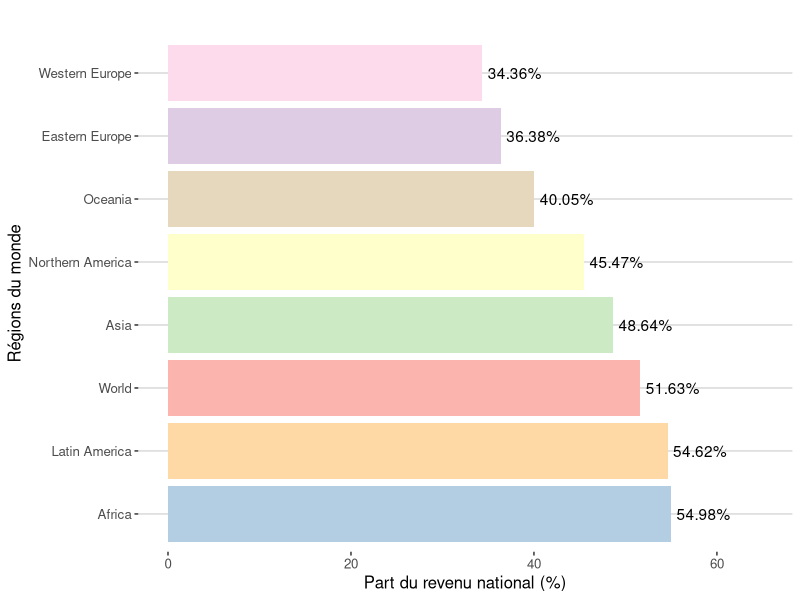
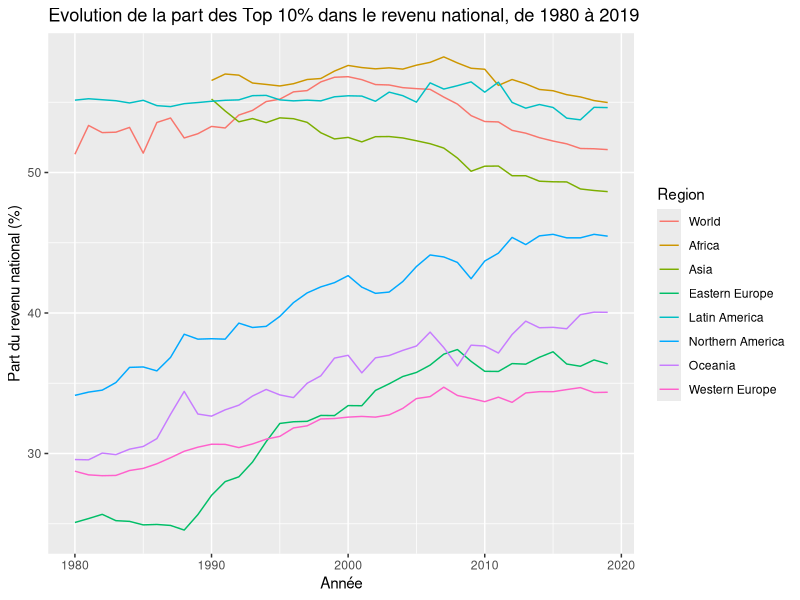
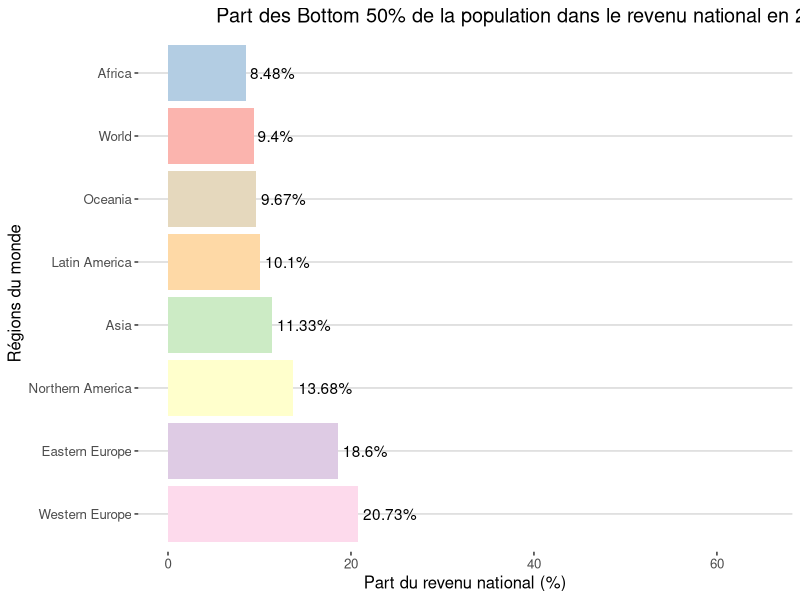
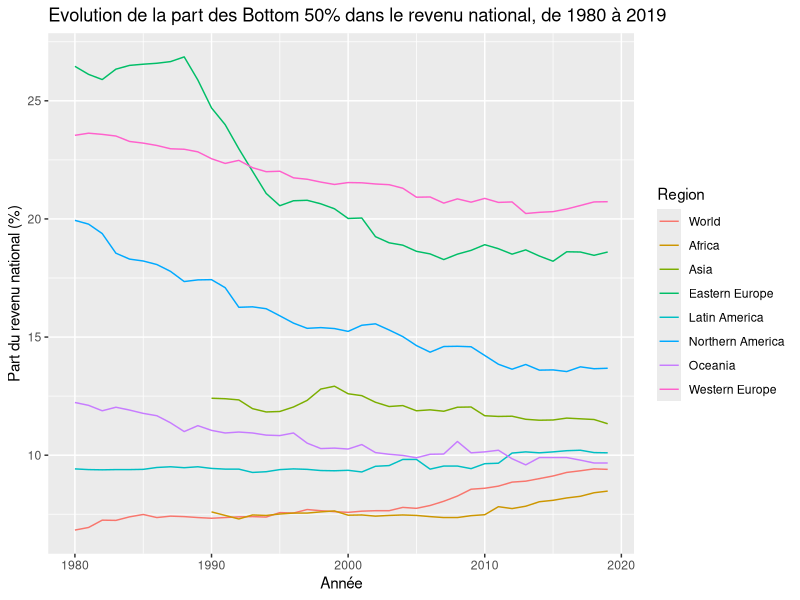
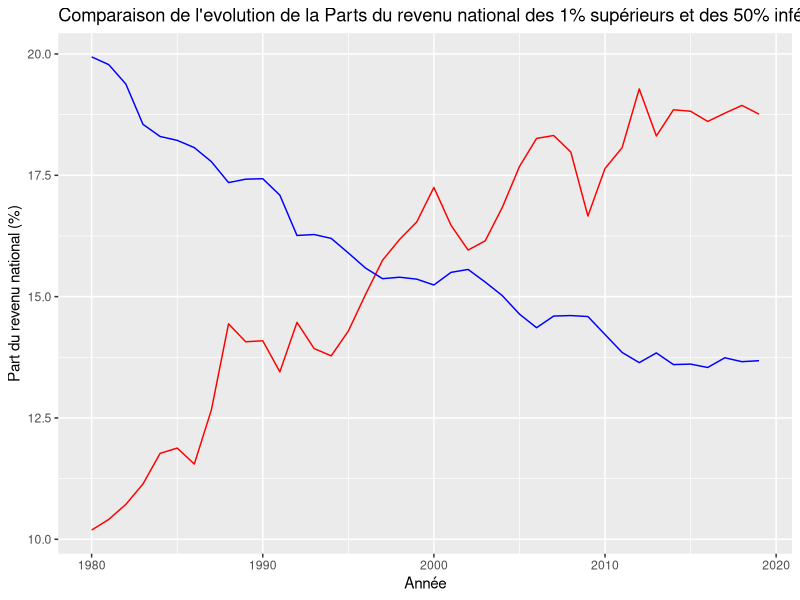
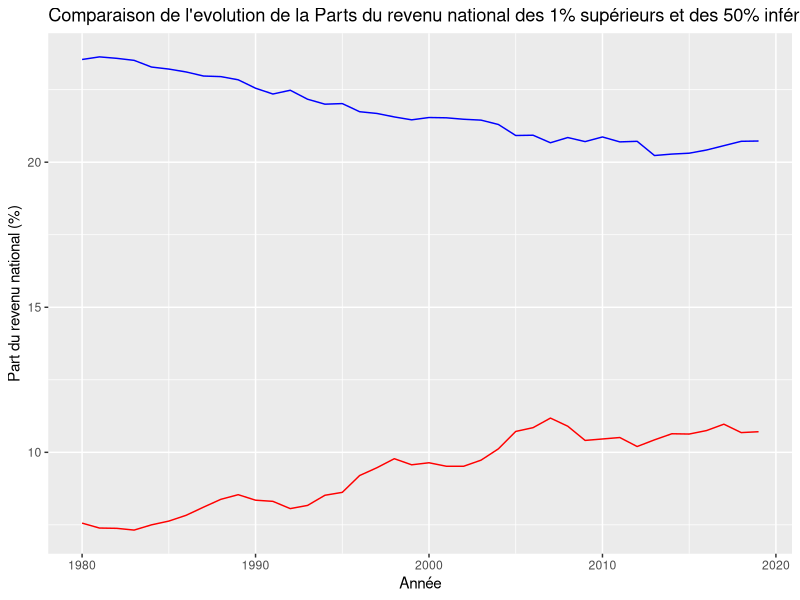
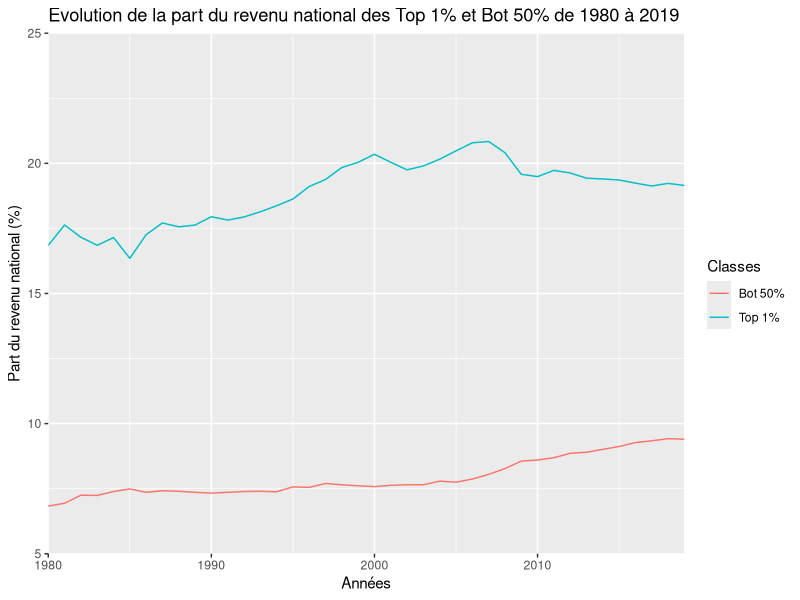
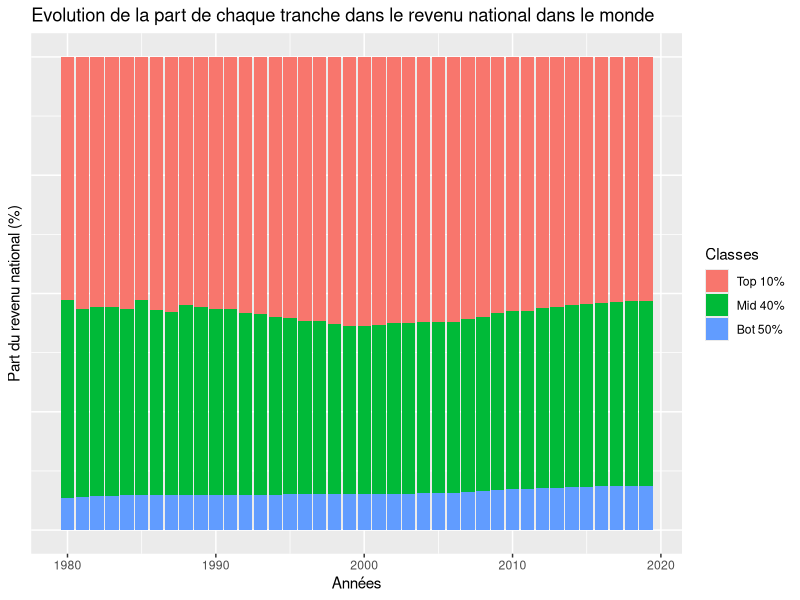

The R source for these figures, in order:
## ---- chunk 1
knitr::opts_chunk$set(echo = TRUE)
## ---- chunk 2
library(tidyverse)
library(reshape2)
library(ggthemes)

## ---- chunk 3
world_region_data <- read_delim("data/World_Region_Data/world_region_data.csv", 
    ";", escape_double = FALSE, trim_ws = TRUE)

world_region_data2 <- read_delim("data/World_Region_Data/world_region_data2.csv", 
    ";", escape_double = FALSE, trim_ws = TRUE)

world_country_data1 <- read_delim("data/World_Country_Data/world_country_data1.csv", 
    ";", escape_double = FALSE, trim_ws = TRUE)

world_country_data2 <- read_delim("data/World_Country_Data/world_country_data2.csv", 
    ";", escape_double = FALSE, trim_ws = TRUE)

world_country_data3 <- read_delim("data/World_Country_Data/world_country_data3.csv", 
    ";", escape_double = FALSE, trim_ws = TRUE)
## ---- chunk 4
region_dataset <- merge(x = world_region_data, y = world_region_data2, by = "Year", all = TRUE)
region_dataset <- data.frame(region_dataset)
region_dataset <- tibble(region_dataset)

merged1 <- merge(x = world_country_data1, y = world_country_data2, by = "Year", all = TRUE)
country_dataset <- merge(x = merged1, y = world_country_data3, by = "Year", all = TRUE)
country_dataset <- data.frame(country_dataset)
country_dataset <- tibble(country_dataset)
## ---- chunk 5
NIdataset <- region_dataset %>% select("Year", ends_with("NI"))
GDPdataset <- region_dataset %>% select("Year", ends_with("GDP"))
PTNIB40dataset <- region_dataset %>% select("Year", ends_with("PTNIB40"))
PTNIB50dataset <- region_dataset %>% select("Year", ends_with("PTNIB50"))
PTNIT1dataset <- region_dataset %>% select("Year", ends_with("PTNIT1"))
PTNIT10dataset <- region_dataset %>% select("Year", ends_with("PTNIT10"))
PTNIM40dataset <- region_dataset %>% select("Year", ends_with("PTNIM40"))
## ---- chunk 6
# Traitement du dataset PTNIT10 et PTNIB40
tempdataset <- PTNIT10dataset %>% rename("World"=WorldPTNIT10,"Western Europe"=WesternEuropePTNIT10, Asia=AsiaPTNIT10, "Eastern Europe"=EasternEuropePTNIT10, "Northern America"=NorthernAmericaPTNIT10, Oceania=OceaniaPTNIT10, "Latin America"=LatinAmericaPTNIT10, Africa=AfricaPTNIT10) %>%
melt(id.vars="Year") %>%
filter(variable=="World"|variable=="Western Europe"|variable=="Asia"|variable=="Eastern Europe"|variable=="Northern America"|variable=="Oceania"|variable=="Latin America"|variable=="Africa")%>%
mutate(PTNIT10_in_percent = value*100)%>%
subset (select = -value)

tempdataset2 <- PTNIM40dataset %>% rename("World"=WorldPTNIM40,"Western Europe"=WesternEuropePTNIM40, Asia=AsiaPTNIM40, "Eastern Europe"=EasternEuropePTNIM40, "Northern America"=NorthernAmericaPTNIM40, Oceania=OceaniaPTNIM40, "Latin America"=LatinAmericaPTNIM40, Africa=AfricaPTNIM40) %>%
melt(id.vars="Year") %>%
filter(variable=="World"|variable=="Western Europe"|variable=="Asia"|variable=="Eastern Europe"|variable=="Northern America"|variable=="Oceania"|variable=="Latin America"|variable=="Africa") %>%
mutate(PTNIM40_in_percent = value*100)%>%
subset (select = -value)


tempdataset3 <- PTNIB50dataset %>% rename("World"=WorldPTNIB50,"Western Europe"=WesternEuropePTNIB50, Asia=AsiaPTNIB50, "Eastern Europe"=EasternEuropePTNIB50, "Northern America"=NorthernAmericaPTNIB50, Oceania=OceaniaPTNIB50, "Latin America"=LatinAmericaPTNIB50, Africa=AfricaPTNIB50) %>%
melt(id.vars="Year") %>%
filter(variable=="World"|variable=="Western Europe"|variable=="Asia"|variable=="Eastern Europe"|variable=="Northern America"|variable=="Oceania"|variable=="Latin America"|variable=="Africa") %>%
mutate(PTNIB50_in_percent = value*100)%>%
subset (select = -value)

tempdataset4 <- PTNIT1dataset %>% rename("World"=WorldPTNIT1,"Western Europe"=WesternEuropePTNIT1, Asia=AsiaPTNIT1, "Eastern Europe"=EasternEuropePTNIT1, "Northern America"=NorthernAmericaPTNIT1, Oceania=OceaniaPTNIT1, "Latin America"=LatinAmericaPTNIT1, Africa=AfricaPTNIT1) %>%
melt(id.vars="Year") %>%
filter(variable=="World"|variable=="Western Europe"|variable=="Asia"|variable=="Eastern Europe"|variable=="Northern America"|variable=="Oceania"|variable=="Latin America"|variable=="Africa")%>%
mutate(PTNIT1_in_percent = value*100)%>%
subset (select = -value)

tempdataset5 <- NIdataset %>% rename("World"=WorldNI,"Western Europe"=WesternEuropeNI, Asia=AsiaNI, "Eastern Europe"=EasternEuropeNI, "Northern America"=NorthernAmericaNI, Oceania=OceaniaNI, "Latin America"=LatinAmericaNI, Africa=AfricaNI) %>%
melt(id.vars="Year") %>%
filter(variable=="World"|variable=="Western Europe"|variable=="Asia"|variable=="Eastern Europe"|variable=="Northern America"|variable=="Oceania"|variable=="Latin America"|variable=="Africa")%>%
rename(NI=value)

tempdataset6 <- GDPdataset %>% rename("World"=WorldGDP,"Western Europe"=WesternEuropeGDP, Asia=AsiaGDP, "Eastern Europe"=EasternEuropeGDP, "Northern America"=NorthernAmericaGDP, Oceania=OceaniaGDP, "Latin America"=LatinAmericaGDP, Africa=AfricaGDP) %>%
melt(id.vars="Year") %>%
filter(variable=="World"|variable=="Western Europe"|variable=="Asia"|variable=="Eastern Europe"|variable=="Northern America"|variable=="Oceania"|variable=="Latin America"|variable=="Africa")%>%
rename(GDP=value)
## ---- chunk 7
final_region_dataset <- merge(x = tempdataset, y = tempdataset2, by = c("Year", "variable"), all = TRUE)
final_region_dataset <- merge(x = final_region_dataset, y = tempdataset3, by = c("Year", "variable"), all = TRUE)
final_region_dataset <- merge(x = final_region_dataset, y = tempdataset4, by = c("Year", "variable"), all = TRUE)
final_region_dataset <- merge(x = final_region_dataset, y = tempdataset5, by = c("Year", "variable"), all = TRUE)
final_region_dataset <- merge(x = final_region_dataset, y = tempdataset6, by = c("Year", "variable"), all = TRUE)%>%
rename(Region=variable)

## ---- chunk 8
PatGouvdataset <- world_country_data1 %>% select("Year", ends_with("PatrimoineGouvernement"))
PatPrivdataset <- world_country_data1 %>% select("Year", ends_with("PatrimoinePrivé"))
PIBdataset <- world_country_data1 %>% select("Year", ends_with("PIB"))
RatioPatRevdataset <- world_country_data1 %>% select("Year", ends_with("RatioPatrimoineRevenu"))
RevNatdataset <- world_country_data2 %>% select("Year", ends_with("RevenuNational"))
RevNatTop10dataset <- world_country_data2 %>% select("Year", ends_with("RevenuNationalPT(Top10%)"))
RevNatBottom50dataset <- world_country_data2 %>% select("Year", ends_with("RevenuNationalPT(Bottom50%)"))
RevNatTop1dataset <- world_country_data2 %>% select("Year", ends_with("RevenuNationalPT(Top1%)"))
RevNatMedium40dataset <- world_country_data2 %>% select("Year", ends_with("RevenuNationalPT(Medium40%)"))
CapNatdataset <- world_country_data3 %>% select("Year", ends_with("CapitalNational"))
PatTop10 <- country_dataset %>% select("Year", ends_with("Patrimoine.Top10.."))
PatMedium40 <- country_dataset %>% select("Year", ends_with("Patrimoine.Medium40.."))
PatBottom50 <- country_dataset %>% select("Year", ends_with("Patrimoine.Bottom50.."))
PatTop1 <- country_dataset %>% select("Year", ends_with("Patrimoine.Top1.."))

tempdataset <- PatGouvdataset %>% rename("France"=France_PatrimoineGouvernement,"Afrique du Sud"=AfriqueSud_PatrimoineGouvernement, "Australie"=Australie_PatrimoineGouvernement, "Canada"=Canada_PatrimoineGouvernement, "Chine"=Chine_PatrimoineGouvernement, "Danemark"=Danemark_PatrimoineGouvernement, "Inde"=Inde_PatrimoineGouvernement, "Royaume-Uni"=RU_PatrimoineGouvernement, "Japon"=Japon_PatrimoineGouvernement, "Mexique"=Mexique_PatrimoineGouvernement, "Russie"=Russie_PatrimoineGouvernement, "Etats-Unis"=US_PatrimoineGouvernement) %>%
melt(id.vars="Year") %>%
mutate(PatrimoineGouvernement = value)%>%
subset (select = -value)

tempdataset2 <- PatPrivdataset %>% rename("France"=France_PatrimoinePrivé,"Afrique du Sud"=AfriqueSud_PatrimoinePrivé, "Australie"=Australie_PatrimoinePrivé, "Canada"=Canada_PatrimoinePrivé, "Chine"=Chine_PatrimoinePrivé, "Danemark"=Danemark_PatrimoinePrivé, "Inde"=Inde_PatrimoinePrivé, "Royaume-Uni"=RU_PatrimoinePrivé, "Japon"=Japon_PatrimoinePrivé, "Mexique"=Mexique_PatrimoinePrivé, "Russie"=Russie_PatrimoinePrivé, "Etats-Unis"=US_PatrimoinePrivé) %>%
melt(id.vars="Year") %>%
mutate(PatrimoinePrivé = value)%>%
subset (select = -value)

tempdataset3 <- PIBdataset %>% rename("France"=France_PIB,"Afrique du Sud"=AfriqueSud_PIB, "Australie"=Australie_PIB, "Canada"=Canada_PIB, "Chine"=Chine_PIB, "Danemark"=Danemark_PIB, "Inde"=Inde_PIB, "Royaume-Uni"=RU_PIB, "Japon"=Japon_PIB, "Mexique"=Mexique_PIB, "Russie"=Russie_PIB, "Etats-Unis"=US_PIB) %>%
melt(id.vars="Year") %>%
mutate(PIB = value)%>%
subset (select = -value)

tempdataset4 <- RatioPatRevdataset %>% rename("France"=France_RatioPatrimoineRevenu,"Afrique du Sud"=AfriqueSud_RatioPatrimoineRevenu, "Australie"=Australie_RatioPatrimoineRevenu, "Canada"=Canada_RatioPatrimoineRevenu, "Chine"=Chine_RatioPatrimoineRevenu, "Danemark"=Danemark_RatioPatrimoineRevenu, "Inde"=Inde_RatioPatrimoineRevenu, "Royaume-Uni"=RU_RatioPatrimoineRevenu, "Japon"=Japon_RatioPatrimoineRevenu, "Mexique"=Mexique_RatioPatrimoineRevenu, "Russie"=Russie_RatioPatrimoineRevenu, "Etats-Unis"=US_RatioPatrimoineRevenu) %>%
melt(id.vars="Year") %>%
mutate(RatioPatrimoineRevenu = value)%>%
subset (select = -value)

tempdataset5 <- RevNatdataset %>% rename("France"=France_RevenuNational,"Afrique du Sud"=AfriqueSud_RevenuNational, "Australie"=Australie_RevenuNational, "Canada"=Canada_RevenuNational, "Chine"=Chine_RevenuNational, "Danemark"=Danemark_RevenuNational, "Inde"=Inde_RevenuNational, "Royaume-Uni"=RU_RevenuNational, "Japon"=Japon_RevenuNational, "Mexique"=Mexique_RevenuNational, "Russie"=Russie_RevenuNational, "Etats-Unis"=US_RevenuNational) %>%
melt(id.vars="Year") %>%
mutate(RevenuNational = value)%>%
subset (select = -value)

tempdataset6 <- RevNatTop10dataset %>% rename("France"=`France_RevenuNationalPT(Top10%)`,"Afrique du Sud"=`AfriqueSud_RevenuNationalPT(Top10%)`, "Australie"=`Australie_RevenuNationalPT(Top10%)`, "Canada"=`Canada_RevenuNationalPT(Top10%)`, "Chine"=`Chine_RevenuNationalPT(Top10%)`, "Danemark"=`Danemark_RevenuNationalPT(Top10%)`, "Inde"=`Inde_RevenuNationalPT(Top10%)`, "Royaume-Uni"=`RU_RevenuNationalPT(Top10%)`, "Japon"=`Japon_RevenuNationalPT(Top10%)`, "Mexique"=`Mexique_RevenuNationalPT(Top10%)`, "Russie"=`Russie_RevenuNationalPT(Top10%)`, "Etats-Unis"=`US_RevenuNationalPT(Top10%)`) %>%
melt(id.vars="Year") %>%
mutate(RevenuNationalTop10 = value*100)%>%
subset (select = -value)

tempdataset7 <- RevNatBottom50dataset %>% rename("France"=`France_RevenuNationalPT(Bottom50%)`,"Afrique du Sud"=`AfriqueSud_RevenuNationalPT(Bottom50%)`, "Australie"=`Australie_RevenuNationalPT(Bottom50%)`, "Canada"=`Canada_RevenuNationalPT(Bottom50%)`, "Chine"=`Chine_RevenuNationalPT(Bottom50%)`, "Danemark"=`Danemark_RevenuNationalPT(Bottom50%)`, "Inde"=`Inde_RevenuNationalPT(Bottom50%)`, "Royaume-Uni"=`RU_RevenuNationalPT(Bottom50%)`, "Japon"=`Japon_RevenuNationalPT(Bottom50%)`, "Mexique"=`Mexique_RevenuNationalPT(Bottom50%)`, "Russie"=`Russie_RevenuNationalPT(Bottom50%)`, "Etats-Unis"=`US_RevenuNationalPT(Bottom50%)`) %>%
melt(id.vars="Year") %>%
mutate(RevenuNationalBottom50 = value*100)%>%
subset (select = -value)

tempdataset8 <- RevNatTop1dataset %>% rename("France"=`France_RevenuNationalPT(Top1%)`,"Afrique du Sud"=`AfriqueSud_RevenuNationalPT(Top1%)`, "Australie"=`Australie_RevenuNationalPT(Top1%)`, "Canada"=`Canada_RevenuNationalPT(Top1%)`, "Chine"=`Chine_RevenuNationalPT(Top1%)`, "Danemark"=`Danemark_RevenuNationalPT(Top1%)`, "Inde"=`Inde_RevenuNationalPT(Top1%)`, "Royaume-Uni"=`RU_RevenuNationalPT(Top1%)`, "Japon"=`Japon_RevenuNationalPT(Top1%)`, "Mexique"=`Mexique_RevenuNationalPT(Top1%)`, "Russie"=`Russie_RevenuNationalPT(Top1%)`, "Etats-Unis"=`US_RevenuNationalPT(Top1%)`) %>%
melt(id.vars="Year") %>%
mutate(RevenuNationalTop1 = value*100)%>%
subset (select = -value)

tempdataset9 <- RevNatMedium40dataset %>% rename("France"=`France_RevenuNationalPT(Medium40%)`,"Afrique du Sud"=`AfriqueSud_RevenuNationalPT(Medium40%)`, "Australie"=`Australie_RevenuNationalPT(Medium40%)`, "Canada"=`Canada_RevenuNationalPT(Medium40%)`, "Chine"=`Chine_RevenuNationalPT(Medium40%)`, "Danemark"=`Danemark_RevenuNationalPT(Medium40%)`, "Inde"=`Inde_RevenuNationalPT(Medium40%)`, "Royaume-Uni"=`RU_RevenuNationalPT(Medium40%)`, "Japon"=`Japon_RevenuNationalPT(Medium40%)`, "Mexique"=`Mexique_RevenuNationalPT(Medium40%)`, "Russie"=`Russie_RevenuNationalPT(Medium40%)`, "Etats-Unis"=`US_RevenuNationalPT(Medium40%)`) %>%
melt(id.vars="Year") %>%
mutate(RevenuNationalMedium40 = value*100)%>%
subset (select = -value)

tempdataset10 <- CapNatdataset %>% rename("France"=France_CapitalNational,"Afrique du Sud"=AfriqueSud_CapitalNational, "Australie"=Australie_CapitalNational, "Canada"=Canada_CapitalNational, "Chine"=Chine_CapitalNational, "Danemark"=Danemark_CapitalNational, "Inde"=Inde_CapitalNational, "Royaume-Uni"=RU_CapitalNational, "Japon"=Japon_CapitalNational, "Mexique"=Mexique_CapitalNational, "Russie"=Russie_CapitalNational, "Etats-Unis"=US_CapitalNational) %>%
melt(id.vars="Year") %>%
mutate(CapitalNational = value*100)%>%
subset (select = -value)

tempdataset11 <- PatTop10 %>% rename("France"=France_Patrimoine.Top10..,"Afrique du Sud"=AfriqueSud_Patrimoine.Top10.., "Australie"=Australie_Patrimoine.Top10.., "Canada"=Canada_Patrimoine.Top10.., "Chine"=Chine_Patrimoine.Top10.., "Danemark"=Danemark_Patrimoine.Top10.., "Inde"=Inde_Patrimoine.Top10.., "Royaume-Uni"=RU_Patrimoine.Top10.., "Japon"=Japon_Patrimoine.Top10.., "Mexique"=Mexique_Patrimoine.Top10.., "Russie"=Russie_Patrimoine.Top10.., "Etats-Unis"=US_Patrimoine.Top10..) %>%
melt(id.vars="Year") %>%
mutate(PatrimoineTop10 = value*100)%>%
subset (select = -value)

tempdataset12 <- PatBottom50 %>% rename("France"=France_Patrimoine.Bottom50..,"Afrique du Sud"=AfriqueSud_Patrimoine.Bottom50.., "Australie"=Australie_Patrimoine.Bottom50.., "Canada"=Canada_Patrimoine.Bottom50.., "Chine"=Chine_Patrimoine.Bottom50.., "Danemark"=Danemark_Patrimoine.Bottom50.., "Inde"=Inde_Patrimoine.Bottom50.., "Royaume-Uni"=RU_Patrimoine.Bottom50.., "Japon"=Japon_Patrimoine.Bottom50.., "Mexique"=Mexique_Patrimoine.Bottom50.., "Russie"=Russie_Patrimoine.Bottom50.., "Etats-Unis"=US_Patrimoine.Bottom50..) %>%
melt(id.vars="Year") %>%
mutate(PatrimoineBottom50 = value*100)%>%
subset (select = -value)

tempdataset13 <- PatTop1 %>% rename("France"=France_Patrimoine.Top1..,"Afrique du Sud"=AfriqueSud_Patrimoine.Top1.., "Australie"=Australie_Patrimoine.Top1.., "Canada"=Canada_Patrimoine.Top1.., "Chine"=Chine_Patrimoine.Top1.., "Danemark"=Danemark_Patrimoine.Top1.., "Inde"=Inde_Patrimoine.Top1.., "Royaume-Uni"=RU_Patrimoine.Top1.., "Japon"=Japon_Patrimoine.Top1.., "Mexique"=Mexique_Patrimoine.Top1.., "Russie"=Russie_Patrimoine.Top1.., "Etats-Unis"=US_Patrimoine.Top1..) %>%
melt(id.vars="Year") %>%
mutate(PatrimoineTop1 = value*100)%>%
subset (select = -value)

tempdataset14 <- PatMedium40 %>% rename("France"=France_Patrimoine.Medium40..,"Afrique du Sud"=AfriqueSud_Patrimoine.Medium40.., "Australie"=Australie_Patrimoine.Medium40.., "Canada"=Canada_Patrimoine.Medium40.., "Chine"=Chine_Patrimoine.Medium40.., "Danemark"=Danemark_Patrimoine.Medium40.., "Inde"=Inde_Patrimoine.Medium40.., "Royaume-Uni"=RU_Patrimoine.Medium40.., "Japon"=Japon_Patrimoine.Medium40.., "Mexique"=Mexique_Patrimoine.Medium40.., "Russie"=Russie_Patrimoine.Medium40.., "Etats-Unis"=US_Patrimoine.Medium40..) %>%
melt(id.vars="Year") %>%
mutate(PatrimoineMedium40 = value*100)%>%
subset (select = -value)

final_country_dataset <- merge(x = tempdataset, y = tempdataset2, by = c("Year", "variable"), all = TRUE)
final_country_dataset <- merge(x = final_country_dataset, y = tempdataset3, by = c("Year", "variable"), all = TRUE)
final_country_dataset <- merge(x = final_country_dataset, y = tempdataset4, by = c("Year", "variable"), all = TRUE)
final_country_dataset <- merge(x = final_country_dataset, y = tempdataset5, by = c("Year", "variable"), all = TRUE)
final_country_dataset <- merge(x = final_country_dataset, y = tempdataset6, by = c("Year", "variable"), all = TRUE)
final_country_dataset <- merge(x = final_country_dataset, y = tempdataset7, by = c("Year", "variable"), all = TRUE)
final_country_dataset <- merge(x = final_country_dataset, y = tempdataset8, by = c("Year", "variable"), all = TRUE)
final_country_dataset <- merge(x = final_country_dataset, y = tempdataset9, by = c("Year", "variable"), all = TRUE)
final_country_dataset <- merge(x = final_country_dataset, y = tempdataset10, by = c("Year", "variable"), all = TRUE)
final_country_dataset <- merge(x = final_country_dataset, y = tempdataset11, by = c("Year", "variable"), all = TRUE)
final_country_dataset <- merge(x = final_country_dataset, y = tempdataset12, by = c("Year", "variable"), all = TRUE)
final_country_dataset <- merge(x = final_country_dataset, y = tempdataset13, by = c("Year", "variable"), all = TRUE)
final_country_dataset <- merge(x = final_country_dataset, y = tempdataset14, by = c("Year", "variable"), all = TRUE)

final_country_dataset <- final_country_dataset %>% rename(Pays=variable)
## ---- chunk 9
head(final_region_dataset)
## ---- chunk 10
head(final_country_dataset)
## ---- chunk 11

# Part des Top 10% de la population dans le revenu national en 2019
final_region_dataset %>% filter(Year == "2019") %>%
ggplot(aes(x= reorder(Region, -PTNIT10_in_percent), y=PTNIT10_in_percent, fill=Region)) + geom_bar(stat="identity") + ylim(0,65) + geom_text(aes(label=paste0(PTNIT10_in_percent, "%"), hjust=-0.1))+ labs(title="Part des Top 10% de la population dans le revenu national en 2019", x="Régions du monde", y = "Part du revenu national (%)") + scale_fill_brewer(palette = "Pastel1") + coord_flip() +  theme_hc()+ scale_colour_hc() + theme(legend.position = "none", plot.title = element_text(size = rel(1.2), hjust = 12))

## ---- chunk 12
#Evolution de la part des Top 10% dans le revenu national, de 1980 à 2019
final_region_dataset %>% ggplot(aes(x=Year, y=PTNIT10_in_percent, group = Region, color = Region))+geom_line() + labs(title="Evolution de la part des Top 10% dans le revenu national, de 1980 à 2019", x="Année", y = "Part du revenu national (%)")

## ---- chunk 13

# Part des Bottom 50% de la population dans le revenu national en 2019
final_region_dataset %>% filter(Year == "2019") %>%
ggplot(aes(x= reorder(Region, -PTNIB50_in_percent), y=PTNIB50_in_percent, fill=Region)) + geom_bar(stat="identity") + ylim(0,65) + geom_text(aes(label=paste0(PTNIB50_in_percent, "%"), hjust=-0.1))+ labs(title="Part des Bottom 50% de la population dans le revenu national en 2019", x="Régions du monde", y = "Part du revenu national (%)") + scale_fill_brewer(palette = "Pastel1") + coord_flip()  +  theme_hc()+ scale_colour_hc() + theme(legend.position = "none", plot.title = element_text(size = rel(1.2), hjust = 2.5))

## ---- chunk 14
#Evolution de la part des Bottom 50% dans le revenu national, de 1980 à 2019
final_region_dataset %>% ggplot(aes(x=Year, y=PTNIB50_in_percent, group = Region, color = Region))+geom_line() + labs(title="Evolution de la part des Bottom 50% dans le revenu national, de 1980 à 2019", x="Année", y = "Part du revenu national (%)")

## ---- chunk 15
#Comparaison de l'evolution de la Parts du revenu national des 1% supérieurs et des 50% inférieurs en Amérique du Nord, de 1980 à 2019
final_region_dataset %>% filter(Region == "Northern America") %>%
ggplot(aes(x=Year))+geom_line(aes(y=PTNIT1_in_percent), color="red") +geom_line(aes(y=PTNIB50_in_percent), color="blue") + labs(title="Comparaison de l'evolution de la Parts du revenu national des 1% supérieurs et des 50% inférieurs en Amérique du Nord, de 1980 à 2019", x="Année", y = "Part du revenu national (%)")

## ---- chunk 16
#Comparaison de l'evolution de la Parts du revenu national des 1% supérieurs et des 50% inférieurs en Europe de l'Ouest, de 1980 à 2019
final_region_dataset %>% filter(Region == "Western Europe") %>%
ggplot(aes(x=Year))+geom_line(aes(y=PTNIT1_in_percent), color="red") +geom_line(aes(y=PTNIB50_in_percent), color="blue") + labs(title="Comparaison de l'evolution de la Parts du revenu national des 1% supérieurs et des 50% inférieurs en Europe de l'Ouest, de 1980 à 2019", x="Année", y = "Part du revenu national (%)")

## ---- chunk 17
final_region_dataset %>% filter(Region == "World") %>%
ggplot(aes(x=Year))+geom_line(aes(y=PTNIT1_in_percent, color="Top 1%"))+geom_line(aes(y=PTNIB50_in_percent, color="Bot 50%")) + labs(title="Evolution de la part du revenu national des Top 1% et Bot 50% de 1980 à 2019", x="Années", y = "Part du revenu national (%)",color = "Classes" )+ scale_x_continuous(limits = c(1980,2019), expand = c(0, 0)) + scale_y_continuous(limits = c(5,25), expand = c(0, 0))
## ---- chunk 18
world <- filter(final_region_dataset, Region== "World")
world <- melt(world[,c('Year','PTNIT10_in_percent','PTNIM40_in_percent','PTNIB50_in_percent')],id.vars =1)

world%>%
ggplot(aes(x=Year))+geom_col(aes(y=value, fill=variable))+ scale_fill_discrete(name = "Classes", labels = c("Top 10%", "Mid 40%", "Bot 50%"))+
labs(title="Evolution de la part de chaque tranche dans le revenu national dans le monde", x="Années", y = "Part du revenu national (%)" )+
theme(axis.text.y=element_blank(),
      axis.ticks.y=element_blank())
## ---- chunk 19
final_region_dataset %>% 
filter(Region=="World") %>%
mutate(Previous_Year = lag(NI, 1), Change = NI - Previous_Year, Percent_Change = Change/Previous_Year*100) %>%
ggplot(aes(x = Year, y = Percent_Change)) + geom_line() + geom_smooth()+ labs(title="Evolution du taux de croissance du National Income dans le monde", x="Années", y = "Taux de croissance NI")
## ---- chunk 20
final_region_dataset %>% 
filter(Region=="Eastern Europe") %>%
mutate(Previous_Year = lag(NI, 1), Change = NI - Previous_Year, Percent_Change = Change/Previous_Year*100) -> tempEE
final_region_dataset %>% 
filter(Region=="Western Europe") %>%
mutate(Previous_Year = lag(NI, 1), Change = NI - Previous_Year, Percent_Change = Change/Previous_Year*100) -> tempWE
final_region_dataset %>% 
filter(Region=="Asia") %>%
mutate(Previous_Year = lag(NI, 1), Change = NI - Previous_Year, Percent_Change = Change/Previous_Year*100) -> tempAs
final_region_dataset %>% 
filter(Region=="Africa") %>%
mutate(Previous_Year = lag(NI, 1), Change = NI - Previous_Year, Percent_Change = Change/Previous_Year*100) -> tempAf
final_region_dataset %>% 
filter(Region=="Oceania") %>%
mutate(Previous_Year = lag(NI, 1), Change = NI - Previous_Year, Percent_Change = Change/Previous_Year*100) -> tempOc
final_region_dataset %>% 
filter(Region=="Latin America") %>%
mutate(Previous_Year = lag(NI, 1), Change = NI - Previous_Year, Percent_Change = Change/Previous_Year*100) -> tempLA
final_region_dataset %>% 
filter(Region=="Northern America") %>%
mutate(Previous_Year = lag(NI, 1), Change = NI - Previous_Year, Percent_Change = Change/Previous_Year*100) -> tempNA

ggplot(NULL, aes(x = Year, y = Percent_Change)) + geom_smooth(data=tempEE, aes(color="Eastern Europe"), se = FALSE)+ geom_smooth(data=tempWE, aes(color="Western Europe"), se = FALSE)+ geom_smooth(data=tempAs, aes(color="Asia"), se = FALSE)+ geom_smooth(data=tempAf, aes(color="Africa"), se = FALSE)+ geom_smooth(data=tempOc, aes(color="Oceania"), se = FALSE)+ geom_smooth(data=tempLA, aes(color="Latin America"), se = FALSE)+ geom_smooth(data=tempNA, aes(color="Northern America"), se = FALSE)+ labs(title="Evolution du taux de croissance du National Income", x="Années", y = "Taux de croissance NI",color = "Régions" )
## ---- chunk 21
final_region_dataset %>% 
filter(Region=="World") %>%
mutate(Previous_Year = lag(PTNIT1_in_percent, 1), Change = PTNIT1_in_percent - Previous_Year, Percent_Change = Change/Previous_Year*100) %>%
ggplot(aes(x = Year, y = Percent_Change)) + geom_line() + geom_smooth()+ labs(title="Evolution du taux de l'enrichissement des Top 1% dans le monde", x="Années", y = "Taux de croissance de la part dans le revenu nationa")
## ---- chunk 22
final_region_dataset %>% 
filter(Region=="Eastern Europe") %>%
mutate(Previous_Year = lag(PTNIT1_in_percent, 1), Change = PTNIT1_in_percent - Previous_Year, Percent_Change = Change/Previous_Year*100) -> tempEE
final_region_dataset %>% 
filter(Region=="Western Europe") %>%
mutate(Previous_Year = lag(PTNIT1_in_percent, 1), Change = PTNIT1_in_percent - Previous_Year, Percent_Change = Change/Previous_Year*100) -> tempWE
final_region_dataset %>% 
filter(Region=="Asia") %>%
mutate(Previous_Year = lag(PTNIT1_in_percent, 1), Change = PTNIT1_in_percent - Previous_Year, Percent_Change = Change/Previous_Year*100) -> tempAs
final_region_dataset %>% 
filter(Region=="Africa") %>%
mutate(Previous_Year = lag(PTNIT1_in_percent, 1), Change = PTNIT1_in_percent - Previous_Year, Percent_Change = Change/Previous_Year*100) -> tempAf
final_region_dataset %>% 
filter(Region=="Oceania") %>%
mutate(Previous_Year = lag(PTNIT1_in_percent, 1), Change = PTNIT1_in_percent - Previous_Year, Percent_Change = Change/Previous_Year*100) -> tempOc
final_region_dataset %>% 
filter(Region=="Latin America") %>%
mutate(Previous_Year = lag(PTNIT1_in_percent, 1), Change = PTNIT1_in_percent - Previous_Year, Percent_Change = Change/Previous_Year*100) -> tempLA
final_region_dataset %>% 
filter(Region=="Northern America") %>%
mutate(Previous_Year = lag(PTNIT1_in_percent, 1), Change = PTNIT1_in_percent - Previous_Year, Percent_Change = Change/Previous_Year*100) -> tempNA

ggplot(NULL, aes(x = Year, y = Percent_Change)) + geom_smooth(data=tempEE, aes(color="Eastern Europe"), se = FALSE)+ geom_smooth(data=tempWE, aes(color="Western Europe"), se = FALSE)+ geom_smooth(data=tempAs, aes(color="Asia"), se = FALSE)+ geom_smooth(data=tempAf, aes(color="Africa"), se = FALSE)+ geom_smooth(data=tempOc, aes(color="Oceania"), se = FALSE)+ geom_smooth(data=tempLA, aes(color="Latin America"), se = FALSE)+ geom_smooth(data=tempNA, aes(color="Northern America"), se = FALSE)+ labs(title="Evolution du taux de croissance de l'enrichissement des Top 1%", x="Années", y = "Taux de croissance de la part dans le revenu national",color = "Régions" )
## ---- chunk 23
final_region_dataset %>% 
filter(Region=="World") %>%
mutate(Previous_Year = lag(PTNIB50_in_percent, 1), Change = PTNIB50_in_percent - Previous_Year, Percent_Change = Change/Previous_Year*100) %>%
ggplot(aes(x = Year, y = Percent_Change)) + geom_line() + geom_smooth()+ labs(title="Evolution du taux de l'enrichissement des Bottom 50% dans le monde", x="Années", y = "Taux de croissance de la part dans le revenu nationa")
## ---- chunk 24
final_region_dataset %>% 
filter(Region=="Eastern Europe") %>%
mutate(Previous_Year = lag(PTNIB50_in_percent, 1), Change = PTNIB50_in_percent - Previous_Year, Percent_Change = Change/Previous_Year*100) -> tempEE
final_region_dataset %>% 
filter(Region=="Western Europe") %>%
mutate(Previous_Year = lag(PTNIB50_in_percent, 1), Change = PTNIB50_in_percent - Previous_Year, Percent_Change = Change/Previous_Year*100) -> tempWE
final_region_dataset %>% 
filter(Region=="Asia") %>%
mutate(Previous_Year = lag(PTNIB50_in_percent, 1), Change = PTNIB50_in_percent - Previous_Year, Percent_Change = Change/Previous_Year*100) -> tempAs
final_region_dataset %>% 
filter(Region=="Africa") %>%
mutate(Previous_Year = lag(PTNIB50_in_percent, 1), Change = PTNIB50_in_percent - Previous_Year, Percent_Change = Change/Previous_Year*100) -> tempAf
final_region_dataset %>% 
filter(Region=="Oceania") %>%
mutate(Previous_Year = lag(PTNIB50_in_percent, 1), Change = PTNIB50_in_percent - Previous_Year, Percent_Change = Change/Previous_Year*100) -> tempOc
final_region_dataset %>% 
filter(Region=="Latin America") %>%
mutate(Previous_Year = lag(PTNIB50_in_percent, 1), Change = PTNIB50_in_percent - Previous_Year, Percent_Change = Change/Previous_Year*100) -> tempLA
final_region_dataset %>% 
filter(Region=="Northern America") %>%
mutate(Previous_Year = lag(PTNIB50_in_percent, 1), Change = PTNIB50_in_percent - Previous_Year, Percent_Change = Change/Previous_Year*100) -> tempNA

ggplot(NULL, aes(x = Year, y = Percent_Change)) + geom_smooth(data=tempEE, aes(color="Eastern Europe"), se = FALSE)+ geom_smooth(data=tempWE, aes(color="Western Europe"), se = FALSE)+ geom_smooth(data=tempAs, aes(color="Asia"), se = FALSE)+ geom_smooth(data=tempAf, aes(color="Africa"), se = FALSE)+ geom_smooth(data=tempOc, aes(color="Oceania"), se = FALSE)+ geom_smooth(data=tempLA, aes(color="Latin America"), se = FALSE)+ geom_smooth(data=tempNA, aes(color="Northern America"), se = FALSE)+ labs(title="Evolution du taux de croissance de l'enrichissement des Bottom 50%", x="Années", y = "Taux de croissance de la part dans le revenu national",color = "Régions" )
